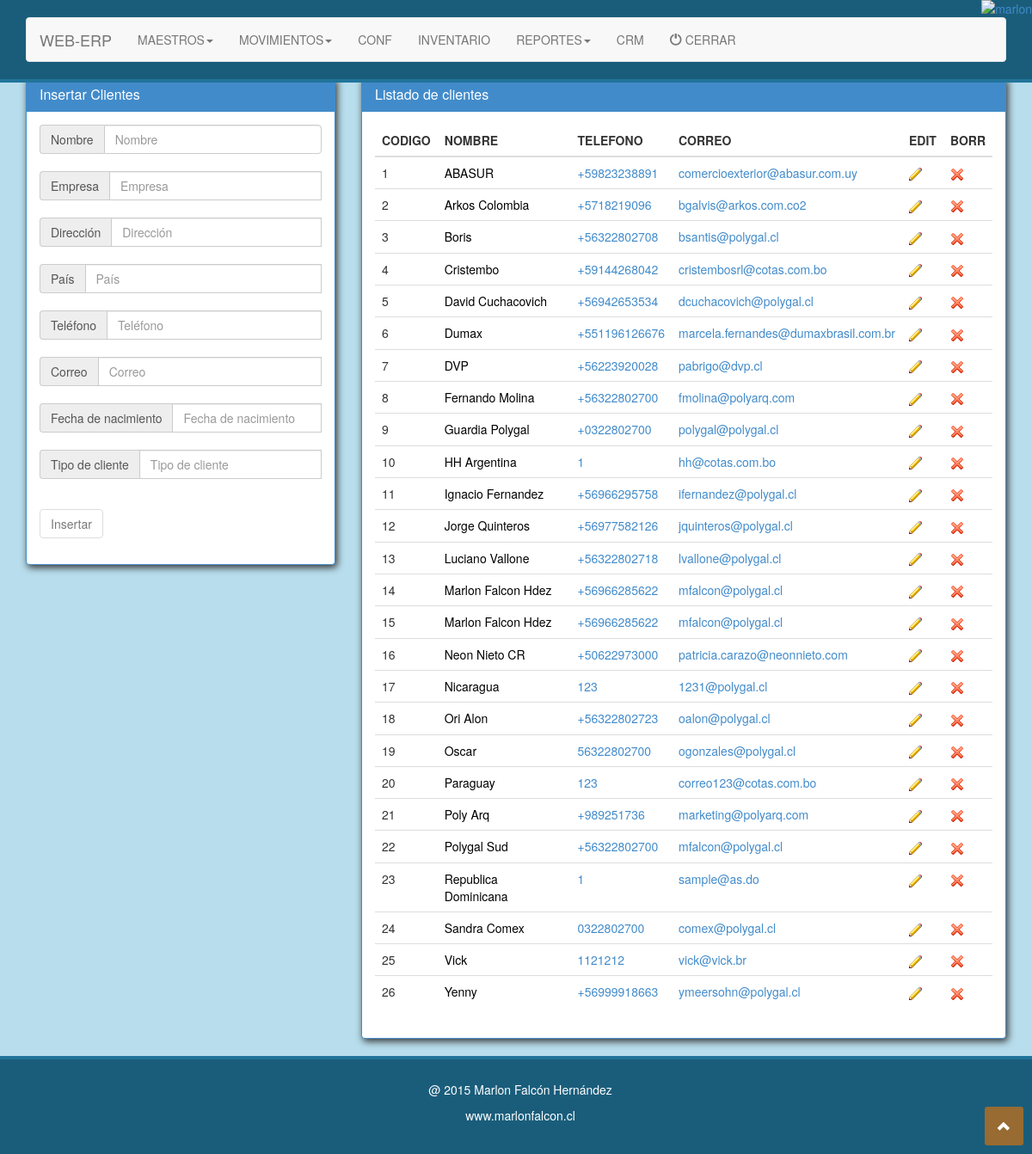
/clientes.php (signed in), run on the app's committed database.
### tables this page shows
CREATE TABLE IF NOT EXISTS `tclientes` (
  `fid` int(11) NOT NULL AUTO_INCREMENT,
  `fnombre` text NOT NULL,
  `fempresa` text NOT NULL,
  `fdireccion` text NOT NULL,
  `fpais` text NOT NULL,
  `ftelefono` text NOT NULL,
  `fmail` text NOT NULL,
  `fnacimiento` date NOT NULL,
  `Tipo` text NOT NULL,
  PRIMARY KEY (`fid`)
);

### clientes.php (the view, shortened to what this page needs)
<!DOCTYPE html>
<html lang="es">
<head>
  <link type="text/css" rel="stylesheet" href="assets/css/bootstrap.min.css"/>
  <link rel="stylesheet" href="style.css">
  <?php  require_once("assets/include/function.php") ?>
</head>
<body>
      <?php
      printmenu();
     ?>
<div class="wrapper-main">
  <div class="container">
      <div class="row">
          <div class="col-lg-4">
         <div class="panel panel-primary">
             	 <div class="panel-heading"><h3 class="panel-title"><?php echo CLIENTE_TEXT ?></h3></div>
             	 <div class="panel-body">
                <form class="form-signin" action="assets/include/function.php" method="POST" name="nform" ng-app>
                  <div class="form-group ">
                    <div class="input-group" >
                      <span class="input-group-addon"><?php echo CLIENTE_NOMBRE ?></span>
                      <input class="form-control inputfill  botonsup" type="text" name="tfnombre" placeholder="<?php echo CLIENTE_NOMBRE ?>" ng-model="m.Nombre" required  >
                    </div> <br>
                    <div class="input-group">
                     <span class="input-group-addon"><?php echo CLIENTE_EMPRESA ?></span>
                     <input class="form-control inputfill  botonsup" type="text" name="tfempresa" ng-model="m.Empresa" required placeholder="<?php echo CLIENTE_EMPRESA ?>"><br>
                   </div> <br>
                   <div class="input-group">
                     <span class="input-group-addon"><?php echo CLIENTE_DIRECCION ?></span>
                     <input class="form-control inputfill  botonsup" type="text" name="tfdireccion" ng-model="m.Direccion" required placeholder="<?php echo CLIENTE_DIRECCION ?>"><br>
                   </div>	<br>
                   <div class="input-group">
                     <span class="input-group-addon"><?php echo CLIENTE_PAIS ?></span>
                     <input class="form-control inputfill  botonsup" type="text" name="tfpais" ng-model="m.Pais" required placeholder="<?php echo CLIENTE_PAIS ?>"><br>
                   </div>  <br>
                   <div class="input-group">
                     <span class="input-group-addon"><?php echo CLIENTE_TELEFONO ?></span>
                     <input class="form-control inputfill  botonsup" type="text" name="tftelefono" ng-model="m.Telefono" required placeholder="<?php echo CLIENTE_TELEFONO ?>"><br>
                   </div>  <br>
                   <div class="input-group">
                     <span class="input-group-addon"><?php echo CLIENTE_MAIL ?></span>
                     <input class="form-control inputfill  botonsup" type="email" name="tfmail" ng-model="m.Mail"  required placeholder="<?php echo CLIENTE_MAIL ?>"><br>
                   </div>  <br>
                   <div class="input-group">
                     <span class="input-group-addon"><?php echo CLIENTE_FECHA_NAC ?></span>
                     <input class="form-control inputfill  botonsup" type="text" name="tfnacimiento" required placeholder="<?php echo CLIENTE_FECHA_NAC ?>"><br>
                   </div>  <br>
                   <div class="input-group">
                     <span class="input-group-addon"><?php echo CLIENTE_TIPO_CLIENTE ?></span>
                     <input class="form-control inputfill  botonsup" type="text" name="tTipo" required placeholder="<?php echo CLIENTE_TIPO_CLIENTE ?>"><br>
                   </div>  <br>
                 </div>
                 <div class="form-group">
                   <input class="botones btn btn-default" type="submit" value="<?php echo CLIENTE_INSERTAR ?>" ng-disabled="nform.$invalid">
                 </div>
               </form>
             </div>
           </div>
         </div>
          <div class="col-lg-8">
             <div class="panel panel-primary">
             	 <div class="panel-heading"><h3 class="panel-title"><?php echo CLIENTE_LISTADO ?></h3></div>
             	 <div class="panel-body">
                      <div class="tabla">
       <table class="table table-hover">
         <thead>
           <tr>
             <th><?php echo CLIENTE_CODIGO ?></th>
             <th><?php echo CLIENTE_NOMBRE1 ?></th>
             <th><?php echo CLIENTE_TELEFONO1 ?></th>
             <th><?php echo CLIENTE_MAIL1?></th>
             <th><?php echo CLIENTE_EDT ?></th>
             <th><?php echo CLIENTE_DEL ?></th>
           </tr>
        </thead>
        <tbody>
            <?php
              $sql="SELECT * FROM tclientes WHERE 1 ORDER BY fnombre";
              $result = mysql_query($sql);
              $i=0;
         while($row = mysql_fetch_assoc($result))
         {
          $i++;
          echo "<tr>";
          echo "<td>".$i."</td>";
          echo "<td><a class=\"link-black\" href=\"reporte-ciclo_cliente.php?id_clie_cod=".$row['fid']."\">".$row['fnombre']."</a></td>";
          echo "<td><a href=tel:\"".$row['ftelefono']."\">".$row['ftelefono']."</a></td>";
          echo "<td> <a href=\"mailto:".$row['fmail']."\">".$row['fmail']."</a></td>";
          echo '<th scope="row">'.'<a id='.$row['fid'].' class="vinculo" href="assets/include/function.php?id_cliente_editar='.$row['fid'].'"><img src="assets/img/bedit.png"></a>'.'</th>';
          echo "<td class=\"img_class\"><a onclick=\"return confirm('¿Quieres eliminar el Registro?');\" href=\"assets/include/function.php?id_usuario=".$row['fid']."\"><img src=\"assets/img/bdelete.png\"></a></td>";
          echo "</tr>";
         }
      ?>
        </tbody>
     </table>
             	 </div>
             </div>
         </div>
          </div>
      </div>
  </div>
</div>
<?php  printfooter();
?>
</body>
</html>

### assets/include/function.php (shortened to what this page needs)
<?php
function printmenu(){
  echo "<div class=\"wrapper-menu-sup\">";
  echo "<div class=\"container\">";
  echo "  <br> ";
  echo "  <nav class=\"navbar navbar-default\">";
  echo "    <div class=\"container-fluid\">";
  echo "      <div class=\"navbar-header\">";
  echo "        <a class=\"navbar-brand\" href=\"index.php\">WEB-ERP</a>";
  echo "      </div>";
  echo "      <div id=\"bs-example-navbar-collapse-2\" class=\"collapse navbar-collapse\">";
  echo "        <nav>";
  echo "          <ul class=\"nav navbar-nav\">";
  echo " <li class=\"dropdown\">";
  echo "        <a href=\"#\" class=\"dropdown-toggle\" data-toggle=\"dropdown\" role=\"button\" aria-expanded=\"false\">".TEXT_MAESTRO."<span class=\"caret\"></span></a>";
  echo "     </li>";
  echo " <li class=\"dropdown\">";
  echo "        <a href=\"#\" class=\"dropdown-toggle\" data-toggle=\"dropdown\" role=\"button\" aria-expanded=\"false\">".TEXT_MOVIMIENTOS."<span class=\"caret\"></span></a>";
  echo "     </li>";
  echo "            <li><a href=\"conf.php\">CONF</a></li>";
  echo "            <li><a href=\"inventario.php\">".TEXT_INVENTARIO."</a></li>";
  echo " <li class=\"dropdown\">";
  echo "        <a href=\"#\" class=\"dropdown-toggle\" data-toggle=\"dropdown\" role=\"button\" aria-expanded=\"false\">".TEXT_REPORTES."<span class=\"caret\"></span></a>";
  echo "     </li>";
  echo "            <li><a href=\"crm.php\">CRM</a></li>";
  echo "            <li><a onclick=\"return confirm('¿Quieres realmente salir?');\" href=\"assets/include/logout.php\"><span class=\"glyphicon glyphicon-off\" aria-hidden=\"true\"></span> ".TEXT_CERRAR."</a></li>";
  echo "          </ul>";
  echo "        </nav>";
  echo "      </div>";
  echo "    </div>";
  echo "  </nav>";
  echo "</div> ";
  echo "</div>";
}
function printfooter(){
echo "   <div id=\"toTop\" class=\"back-to-top\" style=\"display:block;\">";
echo "   <span class=\"glyphicon glyphicon-chevron-up\" aria-hidden=\"true\"></span> ";
echo " </div>";
  echo "  <div class=\"wrapper-footer\">";
  echo "  <div class=\"container\">";
  echo "    <div class=\"footer-int\">";
  echo "      <p>@ 2015 Marlon Falcón Hernández</p>";
  echo "      <a href=\"http://www.marlonfalcon.cl\"><p>www.marlonfalcon.cl</p></a>";
  echo "    </div>";
  echo "  </div>";
  echo " </div>";
  echo "<a class=\"orange_mar\" href=\"http://www.marlonfalcon.cl/\">";
  echo "<img id=\"marlon\" style=\"position: fixed; top: 0; right: 0; border: 0;z-index:9999;\" src=\"assets/img/right_orange.png\" alt=\"marlon\">";
  echo "</a>";
}
  ?>

### style.css (style rules this page uses)
* { margin: 0px; padding: 0px; }
.wrapper-main { min-height: 720px; padding-top: 20px; background-color: #b8deed; }
.wrapper-menu-sup { background-color: #1a5d7b; border-bottom: 4px solid #21749a; }
.wrapper-footer { background-color: #1a5d7b; padding: 20px; }
.wrapper-footer a { color: #fff; text-decoration: none; }
.footer-int { text-align: center; padding: 5px; }
.panel { -ms-filter: "progid:DXImageTransform.Microsoft.Shadow(Strength=8, Direction=146, Color=#333333)"; -moz-box-shadow: 2px 3px 8px #333333; -webkit-box-shadow: 2px 3px 8px #333333; box-shadow: 2px 3px 8px #333333; filter: progid:DXImageTransform.Microsoft.Shadow(Strength=8, Direction=146, Color=#333333); }
.wrapper-footer { color: #fff; border-top: 4px solid #21749a; }
body { background-color: #b8deed; margin: 0px !important; padding: 0px !important ; }
.wrapper-menu-sup { position: fixed; z-index: 2000; width: 100%; top: 0px; }
.wrapper-main { margin-top: 70px; }
#toTop { bottom: 10px; color: #fff; cursor: pointer; font-size: 1.5rem; padding: 12px 15px; position: fixed; right: 10px; text-align: center; background-color: rgba(236,118,0,0.6); border: 3px none #000000; -moz-border-radius: 3px; -webkit-border-radius: 3px; border-radius: 3px; }
.link-black { color: #000; }

### data on the page
tclientes: fnombre "ABASUR", ftelefono "+59823238891", fmail "comercioexterior@abasur.com.uy"
tclientes: fnombre "Arkos Colombia", ftelefono "+5718219096", fmail "bgalvis@arkos.com.co2"
tclientes: fnombre "Boris", ftelefono "+56322802708", fmail "bsantis@polygal.cl"
tclientes: fnombre "Cristembo", ftelefono "+59144268042", fmail "cristembosrl@cotas.com.bo"
tclientes: fnombre "David Cuchacovich", ftelefono "+56942653534", fmail "dcuchacovich@polygal.cl"
tclientes: fnombre "Dumax", ftelefono "+551196126676", fmail "marcela.fernandes@dumaxbrasil.com.br"
tclientes: fnombre "DVP", ftelefono "+56223920028", fmail "pabrigo@dvp.cl"
tclientes: fnombre "Fernando Molina", ftelefono "+56322802700", fmail "fmolina@polyarq.com"
tclientes: fnombre "Guardia Polygal", ftelefono "+0322802700", fmail "polygal@polygal.cl"
tclientes: fnombre "HH Argentina", ftelefono "1", fmail "hh@cotas.com.bo"
tclientes: fnombre "Ignacio Fernandez", ftelefono "+56966295758", fmail "ifernandez@polygal.cl"
tclientes: fnombre "Jorge Quinteros", ftelefono "+56977582126", fmail "jquinteros@polygal.cl"
tclientes: fnombre "Luciano Vallone", ftelefono "+56322802718", fmail "lvallone@polygal.cl"
tclientes: fnombre "Marlon Falcon Hdez", ftelefono "+56966285622", fmail "mfalcon@polygal.cl"
tclientes: fnombre "Marlon Falcon Hdez", ftelefono "+56966285622", fmail "mfalcon@polygal.cl"
tclientes: fnombre "Neon Nieto CR", ftelefono "+50622973000", fmail "patricia.carazo@neonnieto.com"
tclientes: fnombre "Nicaragua", ftelefono "123", fmail "1231@polygal.cl"
tclientes: fnombre "Ori Alon", ftelefono "+56322802723", fmail "oalon@polygal.cl"
tclientes: fnombre "Oscar", ftelefono "56322802700", fmail "ogonzales@polygal.cl"
tclientes: fnombre "Paraguay", ftelefono "123", fmail "correo123@cotas.com.bo"
tclientes: fnombre "Poly Arq", ftelefono "+989251736", fmail "marketing@polyarq.com"
tclientes: fnombre "Polygal Sud", ftelefono "+56322802700", fmail "mfalcon@polygal.cl"
tclientes: fnombre "Republica Dominicana", ftelefono "1", fmail "sample@as.do"
tclientes: fnombre "Sandra Comex", ftelefono "0322802700", fmail "comex@polygal.cl"
tclientes: fnombre "Vick", ftelefono "1121212", fmail "vick@vick.br"
tclientes: fnombre "Yenny", ftelefono "+56999918663", fmail "ymeersohn@polygal.cl"

### other printed values
TEXT_MAESTRO "MAESTROS"
TEXT_MOVIMIENTOS "MOVIMIENTOS"
TEXT_INVENTARIO "INVENTARIO"
TEXT_REPORTES "REPORTES"
TEXT_CERRAR "CERRAR"
CLIENTE_TEXT "Insertar Clientes"
CLIENTE_NOMBRE "Nombre"
CLIENTE_EMPRESA "Empresa"
CLIENTE_DIRECCION "Dirección"
CLIENTE_PAIS "País"
CLIENTE_TELEFONO "Teléfono"
CLIENTE_MAIL "Correo"
CLIENTE_FECHA_NAC "Fecha de nacimiento"
CLIENTE_TIPO_CLIENTE "Tipo de cliente"
CLIENTE_LISTADO "Listado de clientes"
